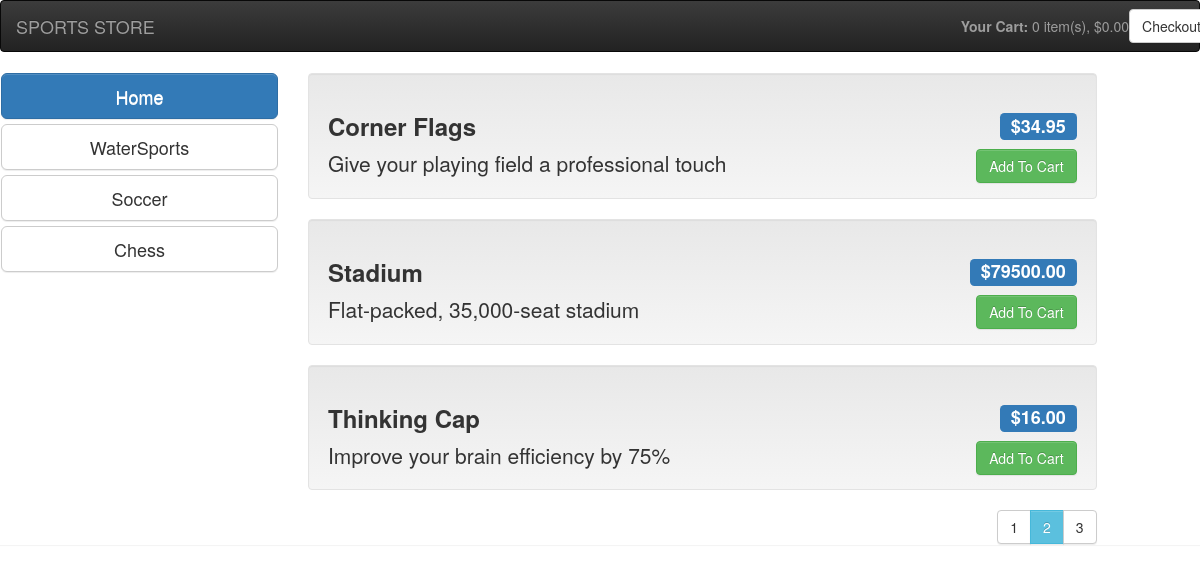
Page /products?page=2 on the committed database.
### ecommerce/models.py (models this page shows)
class Product(db.Model):
    id = db.Column(db.Integer, primary_key=True)
    name = db.Column(db.String(80), unique=True, nullable=False)
    description = db.Column(db.String(500), nullable=False)
    price = db.Column(db.Float, nullable=False)
    category = db.Column(db.String(80), nullable=False)
    image_flie = db.Column(db.String(20), nullable=False, default='default.jpg')

### ecommerce/routes.py (the view)
@app.route("/")
@app.route("/products")
def products():
    form = CartForm()
    cart = get_cart()
    page = request.args.get('page', 1, type=int)
    products = Product.query.paginate(page=page, per_page=page_size)
    categories = get_categories()
    return render_template('list.html', cart=cart, products=products, categories=categories, form=form)

### ecommerce/forms.py
class CartForm(FlaskForm):
    id = IntegerField('id', validators=[DataRequired()])
    return_url = StringField('return_url', validators=[DataRequired()])
    submit = SubmitField('Add To Cart')

### ecommerce/forms.py (called while the page is built)
    def compute_total_value(self):
        return sum([line.product.price * line.quantity for line in self.line_collection])

    def compute_quantity_sum(self):
        return sum([line.quantity for line in self.line_collection])

### ecommerce/routes.py (called while the page is built)
def get_categories():
    products_ = Product.query.all()
    categories = []
    for product in products_:
        if product.category not in categories:
            categories.append(product.category)
    return categories

def get_cart():
    obj = Cart()
    return obj

### ecommerce/templates/list.html (shortened to what this page needs)
{% extends "layout.html" %}
  {% block checkout %}
  <a class="btn btn-default navbar-btn" href="{{ url_for('index') }}"> Checkout</a>
  {% endblock %}
  {% block details %}
    <b> Your Cart: </b>
   {{ cart.compute_quantity_sum() }} item(s),
   {{ "$%.2f" | format(cart.compute_total_value()) }}
{% endblock %}
{% block category %}
{% if "products" in request.base_url %}
 <a class = "btn btn-block btn-default btn-lg btn-primary" href="{{url_for('products') }}"> Home </a>
 {% else %}
 <a class = "btn btn-block btn-default btn-lg" href="{{url_for('products') }}"> Home </a>
{% endif %}
  {% for category in categories %}
      {% if category in request.base_url %}
      <a class = "btn btn-block btn-default btn-lg btn-primary" href="{{url_for('category', category=category) }}"> {{ category }} </a>
      {% else %}
      <a class = "btn btn-block btn-default btn-lg" href="{{url_for('category', category=category) }}"> {{ category }} </a>
      {% endif %}
   {% endfor %}
{% endblock %}
{% block content %}
      {% if products %}
         {% for product in products.items %}
          <div class="well">
          <h3>
            <strong> {{ product.name }} </strong>
            <span class="pull-right label label-primary"> {{ "$%.2f" | format(product.price) }}  </span>
          </h3>
             <form action="{{ url_for('add_to_cart') }}" method="POST">
               <div class="pull-right">
                  {{ form.submit(class="btn btn-success")}}
                </div>
             </form>
             <span class="lead"> {{ product.description }} </span>
          </div>
          {% endfor %}
      {% endif %}
       <div class="btn-group pull-right">
         {% if products %}
         {% for page_num in products.iter_pages() %}
            {% if page_num %}
            {% if page_num != products.page %}
            <a class="btn btn-default" href="{{ url_for('products', page=page_num) }}"> {{ page_num }} </a>
            {% else %}
            <a class="btn btn-info" href="{{ url_for('products', page=page_num) }}"> {{ page_num }} </a>
            {% endif %}
            {% else%}
              <span> ... </span>
            {% endif %}
         {% endfor %}
      {% endif %}
      </div>
{% endblock %}

### rows in the picture
Product: category "WaterSports"
Product: category "Soccer"
Product: category "Chess", name "Thinking Cap", price "$16.00", description "Improve your brain efficiency by 75%"
Product: name "Corner Flags", price "$34.95", description "Give your playing field a professional touch"
Product: name "Stadium", price "$79500.00", description "Flat-packed, 35,000-seat stadium"

### other values in the picture
{{ cart.compute_quantity_sum() }} "0"
{{ "$%.2f" | format(cart.compute_total_value()) }} "$0.00"
{{ page_num }} "1" "3"
{{ page_num }} "2"
